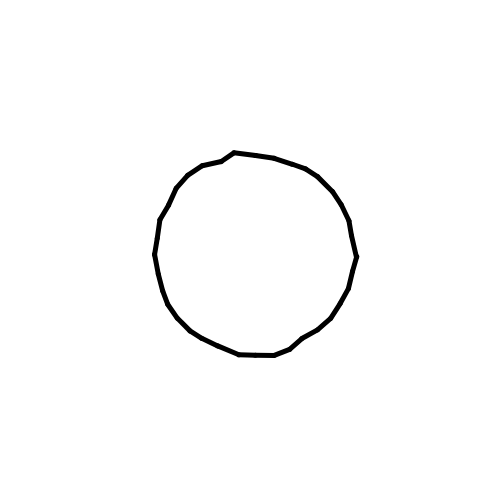
Frame 1 (no input)
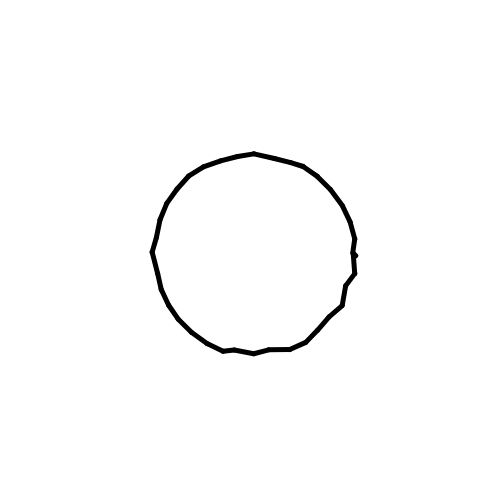
Frame 60 (no input)
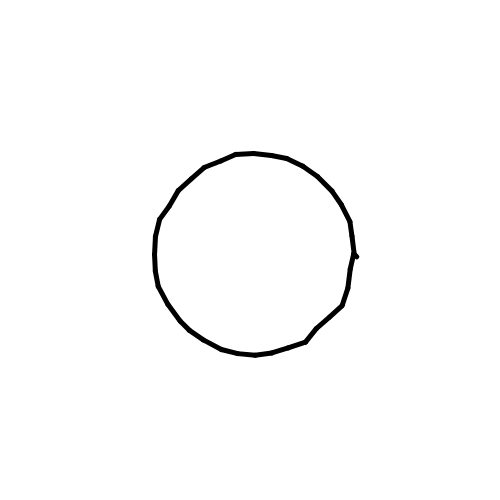
Frame 120 (the mouse pressed at the canvas centre since frame 60)

The p5.js sketch that drew these frames (run headless with seeded random() and noise() and a simulated clock; from frame 60 on, the mouse is pressed at the canvas centre):

// p5.js sketch
// ── sketch.js
let time = 0;
function setup() {
    createCanvas(500, 500);
    frameRate(30);
}

function draw() {
    clear();
    fill(51);

    let step = 10;
    let radius = 100;
    let amplitude = 10;

    let lastX = width / 2 + cos(0) * radius + noise(0, time) * amplitude;
    let lastY = width / 2 + sin(0) * radius + noise(0, time) * amplitude;

    strokeWeight(5);

    angleMode(DEGREES);

    for (let angle = 0; angle <= 360; angle += step) {
        let x = width / 2 + cos(angle) * radius + noise(time, angle) * amplitude;
        let y = height / 2 + sin(angle) * radius + noise(time, angle) * amplitude;

        line(lastX, lastY, x, y);
        lastX = x;
        lastY = y;
    }
    // line(lastX, lastY, x, y);
    time += 0.1;
}
